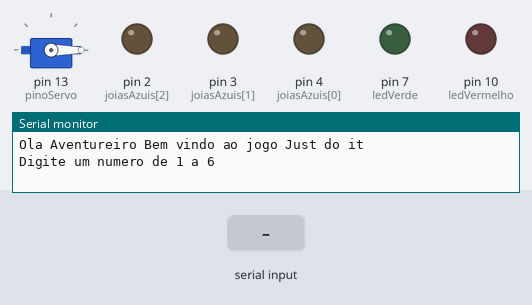
A sketch run on a simulated Arduino Uno, built with avr-gcc and run on an emulated ATmega328P. Shown: servo, output pins drawn as LEDs (lit = HIGH), the last lines printed to the serial monitor. Inputs (shaded band) come from the test bench. Random numbers use the default seed unless the sketch sets one.

Above: at 1.2 s.
1.3 s: "3\n" received over Serial
At 3.1 s:
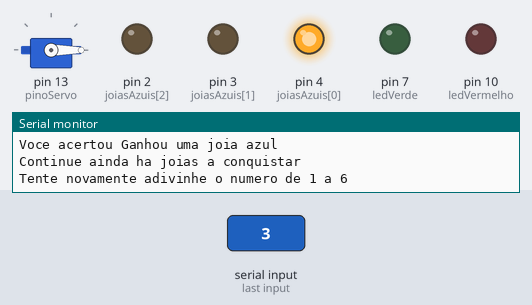
3.8 s: "5\n" received over Serial
At 4.2 s:
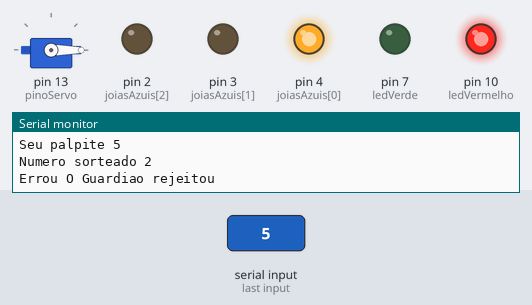
5.8 s: "3\n" received over Serial
At 7.8 s:
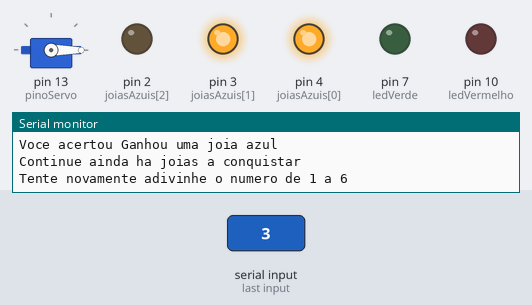
8.3 s: "5\n" received over Serial
At 11.9 s:
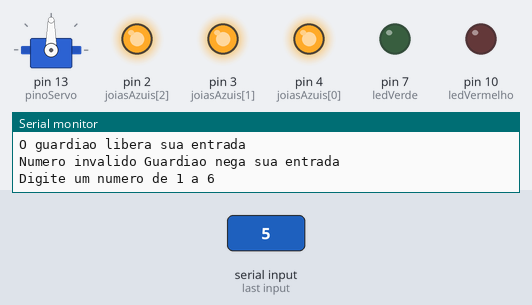
Timing chart, 0 to 12.3 s (numbered marks = the images above; inputs shaded):
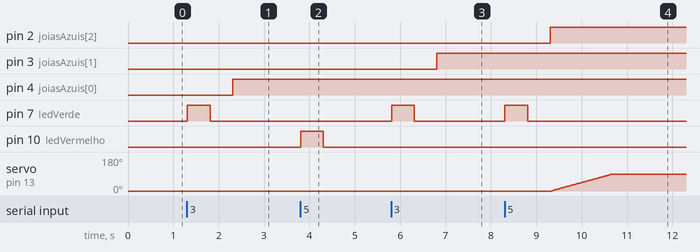

The sketch:

esquema_fi_sico_do_jogo_1.ino
```cpp
// C++ code
//A Fortaleza do Dado Sagrado

#include <Servo.h>
// Servo motor da porta
Servo motor;

// Pinos
int pinoServo = 13;
int ledVerde = 7;
int ledVermelho = 10;
int joiasAzuis[3] = {4, 3, 2};

int numeroSagrado;
int acertos = 0;
bool portaAberta = false;

void setup() {
  Serial.begin(9600);
  randomSeed(analogRead(0));

  // Configura LEDs
  pinMode(ledVerde, OUTPUT);
  pinMode(ledVermelho, OUTPUT);
  for(int i = 0; i < 3; i++) {
    pinMode(joiasAzuis[i], OUTPUT);
    digitalWrite(joiasAzuis[i], LOW);
  }

  // Configura servo
  motor.attach(pinoServo);
  motor.write(0); // Porta fechada

  Serial.println("Ola Aventureiro Bem vindo ao jogo Just do it");
  Serial.println();
  Serial.println();
  Serial.println("Digite um numero de 1 a 6");
  Serial.println();

  // Sorteia o numero sagrado para o primeiro desafio
  numeroSagrado = random(1, 7);
}

void loop() {
  if (Serial.available() > 0) {
    int palpite = Serial.parseInt();

    if (palpite < 1 || palpite > 6) {
      Serial.println("Numero invalido Guardiao nega sua entrada");
      Serial.println();
      Serial.println("Digite um numero de 1 a 6");
      Serial.println();
      return;
    }

    Serial.print("Seu palpite ");
    Serial.println(palpite);
    Serial.print("Numero sorteado ");
    Serial.println(numeroSagrado);
    Serial.println();

    if (palpite == numeroSagrado) {
      Serial.println("Voce acertou Ganhou uma joia azul");
      piscarLed(ledVerde);
      Serial.println();
      if (acertos < 3) {
        digitalWrite(joiasAzuis[acertos], HIGH);
      }

      acertos++;

      if (acertos == 3 && !portaAberta) {
        Serial.println("As 3 joias foram conquistadas A Porta da Sabedoria se abre");
        abrirPorta();
        portaAberta = true;
      } else if (acertos < 3) {
        Serial.println("Continue ainda ha joias a conquistar");
        Serial.println();
        novoDesafio();
      }
    } else {
      Serial.println("Errou O Guardiao rejeitou");
      piscarLed(ledVermelho);
      novoDesafio();
    }
  }
}

void piscarLed(int led) {
  digitalWrite(led, HIGH);
  delay(500);
  digitalWrite(led, LOW);
  delay(500);
}

void abrirPorta() {
  for (int angulo = 0; angulo <= 90; angulo++) {
    motor.write(angulo);
    delay(15);
  }
  Serial.println("O guardiao libera sua entrada");
  Serial.println();
}

void novoDesafio() {
  numeroSagrado = random(1, 7);
  Serial.println("Tente novamente adivinhe o numero de 1 a 6");
  Serial.println();
}
```

Measured:
- after the input at 1.3 s, pin 4 (joiasAzuis[0]): LOW → HIGH after 1.0 s; pin 7 (ledVerde): LOW → HIGH at once, → LOW 0.50 s later
- after the input at 3.8 s, pin 10 (ledVermelho): LOW → HIGH at once, → LOW 0.50 s later
- after the input at 5.8 s, pin 3 (joiasAzuis[1]): LOW → HIGH after 1.0 s; pin 7 (ledVerde): LOW → HIGH at once, → LOW 0.50 s later
- after the input at 8.3 s, pin 2 (joiasAzuis[2]): LOW → HIGH after 1.0 s; pin 7 (ledVerde): LOW → HIGH at once, → LOW 0.50 s later; servo on pin 13 (pinoServo): moves from 0° to 90° over 1.3 s, starting after 1.0 s
